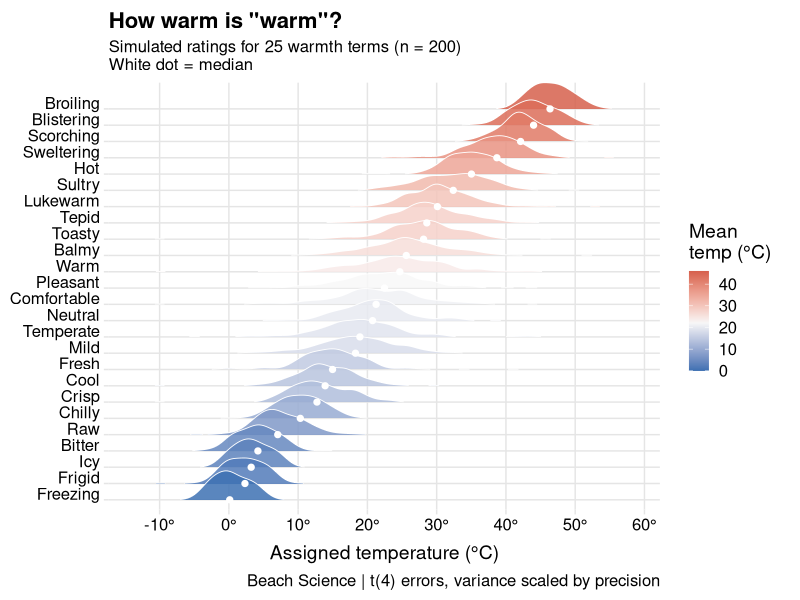
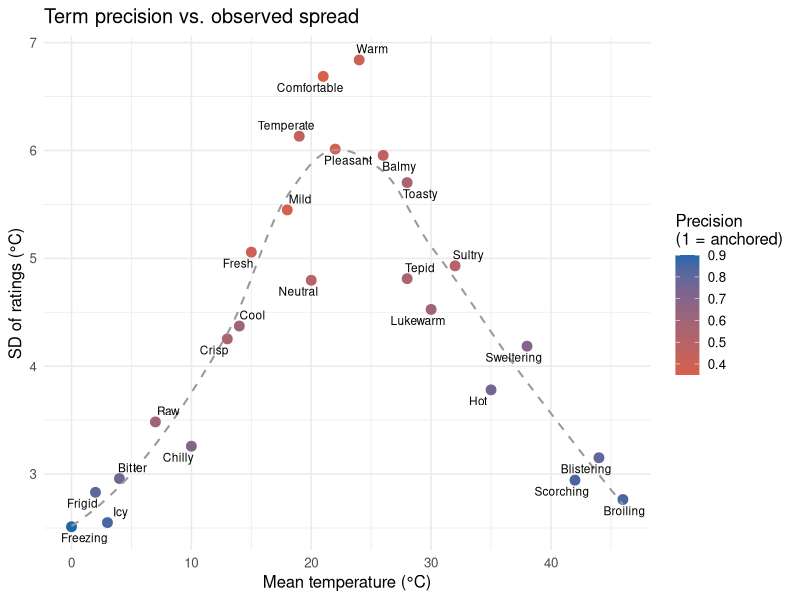
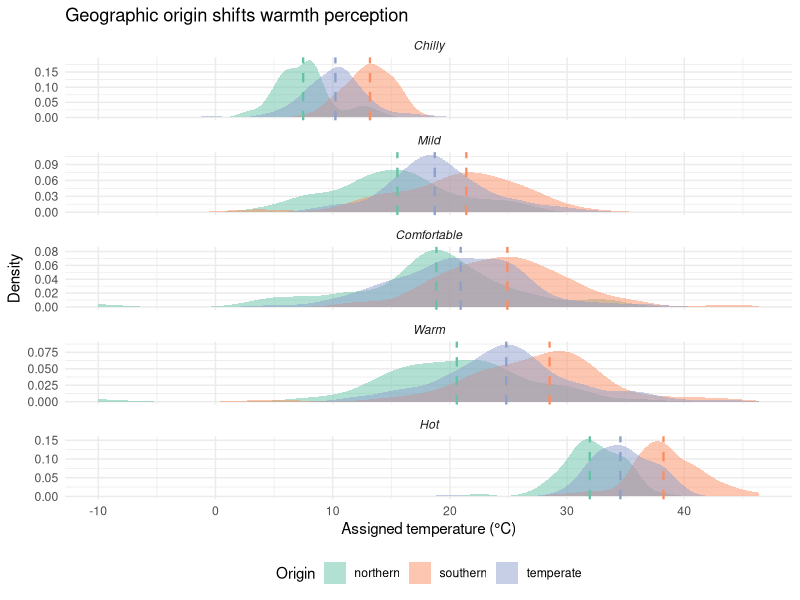

Source code (R) for these figures, in order:
## ---- chunk 1
#| label: setup
#| message: false
#| warning: false
library(tidyverse)
library(ggridges)
library(scales)

set.seed(1234)

terms <- tribble(
  ~term,          ~mean_temp, ~precision,
  "Freezing",      0,          0.9,
  "Frigid",        2,          0.8,
  "Icy",           3,          0.85,
  "Bitter",        4,          0.75,
  "Raw",           7,          0.6,
  "Chilly",       10,          0.7,
  "Cool",         14,          0.6,
  "Crisp",        13,          0.55,
  "Fresh",        15,          0.4,
  "Mild",         18,          0.35,
  "Temperate",    19,          0.45,
  "Comfortable",  21,          0.35,
  "Pleasant",     22,          0.35,
  "Neutral",      20,          0.5,
  "Lukewarm",     30,          0.6,
  "Tepid",        28,          0.55,
  "Warm",         24,          0.4,
  "Balmy",        26,          0.45,
  "Toasty",       28,          0.55,
  "Sultry",       32,          0.5,
  "Hot",          35,          0.75,
  "Sweltering",   38,          0.7,
  "Scorching",    42,          0.85,
  "Blistering",   44,          0.8,
  "Broiling",     46,          0.85
)
## ---- chunk 2
#| label: subjects
n_subjects <- 200

subjects <- tibble(
  id          = 1:n_subjects,
  origin      = sample(c("northern", "southern", "temperate"),
                       n_subjects, replace = TRUE, prob = c(0.3, 0.3, 0.4)),
  acclim_days = sample(0:14, n_subjects, replace = TRUE)
) |>
  mutate(
    origin_shift = case_when(
      origin == "northern" ~ rnorm(n(), -3, 1),
      origin == "southern" ~ rnorm(n(), 3, 1),
      TRUE                 ~ rnorm(n(), 0, 1)
    ),
    acclim_shift = acclim_days * 0.15
  )
## ---- chunk 3
#| label: simulate
sim_data <- crossing(subjects, terms) |>
  mutate(
    term_sd = (1 - precision) * (3 + sqrt(mean_temp) * 0.8),
    error   = rt(n(), df = 4) * term_sd,
    rating  = mean_temp + origin_shift + acclim_shift * 0.3 + error,
    rating  = pmax(-10, pmin(60, rating))
  )

term_summary <- sim_data |>
  group_by(term, mean_temp, precision) |>
  summarise(med    = median(rating),
            mn     = mean(rating),
            sd     = sd(rating),
            .groups = "drop")

sim_data <- sim_data |>
  mutate(term = fct_reorder(term, rating, .fun = median))
## ---- chunk 4
#| label: fig-ridgeline
#| fig-cap: "Simulated temperature ratings for 25 warmth terms (n = 200). White dot = median."
#| fig-width: 9
#| fig-height: 12
ggplot(sim_data, aes(x = rating, y = term, fill = mean_temp)) +
  geom_density_ridges(scale = 1.8, rel_min_height = 0.01,
                      colour = "white", linewidth = 0.3, alpha = 0.85) +
  geom_point(data = term_summary, aes(x = med, y = term),
             colour = "white", size = 1.8, inherit.aes = FALSE) +
  scale_fill_gradient2(low = "#2166ac", mid = "#f7f7f7", high = "#d6604d",
                       midpoint = 22, name = "Mean\ntemp (°C)") +
  scale_x_continuous(breaks = seq(-10, 60, 10),
                     labels = function(x) paste0(x, "°")) +
  labs(title = 'How warm is "warm"?',
       subtitle = "Simulated ratings for 25 warmth terms (n = 200)\nWhite dot = median",
       x = "Assigned temperature (°C)", y = NULL,
       caption = "Beach Science | t(4) errors, variance scaled by precision") +
  theme_ridges(grid = TRUE, center_axis_labels = TRUE) +
  theme(plot.title = element_text(face = "bold", size = 16))
## ---- chunk 5
#| label: fig-precision
#| fig-cap: "Observed SD of ratings vs. mean temperature, coloured by assigned precision."
#| fig-width: 8
#| fig-height: 6
ggplot(term_summary, aes(x = mean_temp, y = sd)) +
  geom_point(aes(colour = precision), size = 3) +
  geom_smooth(method = "loess", se = FALSE, colour = "grey60",
              linewidth = 0.7, linetype = "dashed") +
  ggrepel::geom_text_repel(aes(label = term), size = 3, max.overlaps = 20) +
  scale_colour_gradient(low = "#d6604d", high = "#2166ac",
                        name = "Precision\n(1 = anchored)") +
  labs(title = "Term precision vs. observed spread",
       x = "Mean temperature (°C)", y = "SD of ratings (°C)") +
  theme_minimal(base_size = 12)
## ---- chunk 6
#| label: fig-origin
#| fig-cap: "Density of ratings for five contested terms, split by geographic origin. Dashed lines = group medians."
#| fig-width: 6
#| fig-height: 10
origin_summary <- sim_data |>
  filter(term %in% c("Mild", "Warm", "Comfortable", "Chilly", "Hot")) |>
  group_by(term, origin) |>
  summarise(med = median(rating), .groups = "drop")

sim_data |>
  filter(term %in% c("Mild", "Warm", "Comfortable", "Chilly", "Hot")) |>
  ggplot(aes(x = rating, fill = origin)) +
  geom_density(alpha = 0.5, colour = NA) +
  geom_vline(data = origin_summary, aes(xintercept = med, colour = origin),
             linewidth = 0.8, linetype = "dashed") +
  facet_wrap(~term, ncol = 1, scales = "free_y") +
  scale_fill_brewer(palette = "Set2", name = "Origin") +
  scale_colour_brewer(palette = "Set2", guide = "none") +
  labs(title = "Geographic origin shifts warmth perception",
       x = "Assigned temperature (°C)", y = "Density") +
  theme_minimal(base_size = 11) +
  theme(strip.text = element_text(face = "italic"), legend.position = "bottom")
